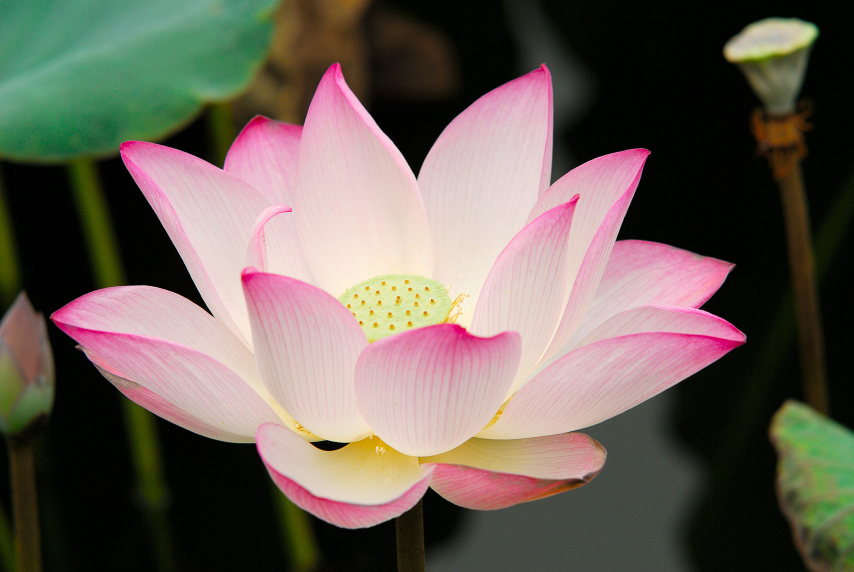
#> input picture 1207070056_Ichsan Nur Rachmad Yusuf/Jawaban Praktikum 7/lotus.jpg, 2560 x 1714 px (shown at 1/3 size)
$ python 'Jawaban Praktek Histogram 1.py'
#> lines starting #> are read from the running program, lines starting #| are printed output that depends on the picture
import cv2
import numpy as np
import matplotlib.pyplot as plt

img = cv2.imread('lotus.jpg')
#> img is the input picture: shape (1714, 2560, 3); mean B, G, R 88.3, 97, 108

rgb_img = cv2.cvtColor(img, cv2.COLOR_BGR2RGB)

kernel = np.ones((3, 5), np.float32) * 0.04
print(kernel)

filtered_img = cv2.filter2D(img, -1, kernel)
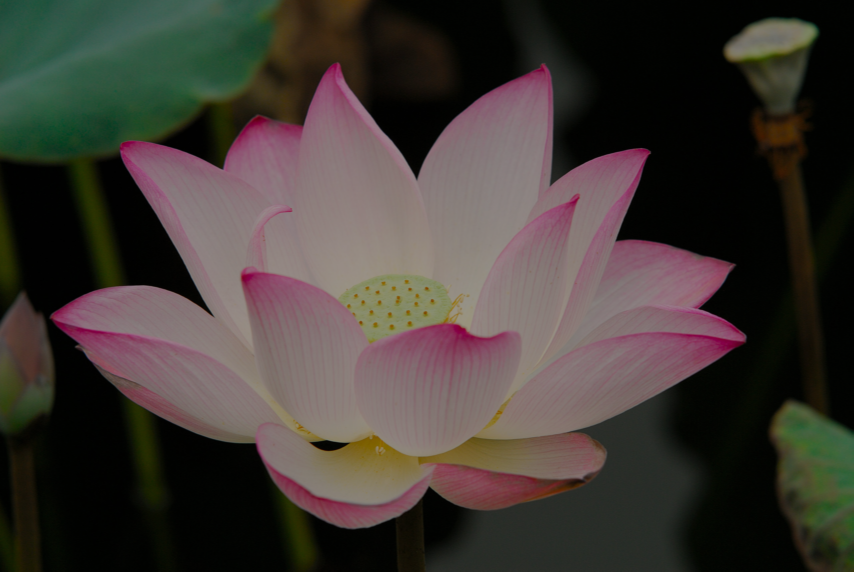
#> filtered_img: shape (1714, 2560, 3) (shown at 1/3 size); mean B, G, R 53, 58.2, 64.8

plt.rcParams["figure.figsize"] = (15, 15)

plt.subplot(221), plt.imshow(rgb_img), plt.title('Original')
plt.xticks([]), plt.yticks([])

hist_img = cv2.calcHist([img], [0], None, [256], [0, 256])
#> hist_img = 256 values, max 478183 at index 0, min 0 at index 244, mean 17140

plt.subplot(222), plt.plot(hist_img, color='r')
plt.title('Histogram Original')
plt.xlim([0, 256])

filtered_rgb_img = cv2.cvtColor(filtered_img, cv2.COLOR_BGR2RGB)

plt.subplot(223), plt.imshow(filtered_rgb_img), plt.title('Averaging')
plt.xticks([]), plt.yticks([])

hist_filtered_img = cv2.calcHist([filtered_img], [0], None, [256], [0, 256])
#> hist_filtered_img = 256 values, max 853914 at index 1, min 0 at index 142, mean 17140

plt.subplot(224), plt.plot(hist_filtered_img, color='r')
plt.title('Histogram Filtered')
plt.xlim([0, 256])

plt.tight_layout()
plt.show()
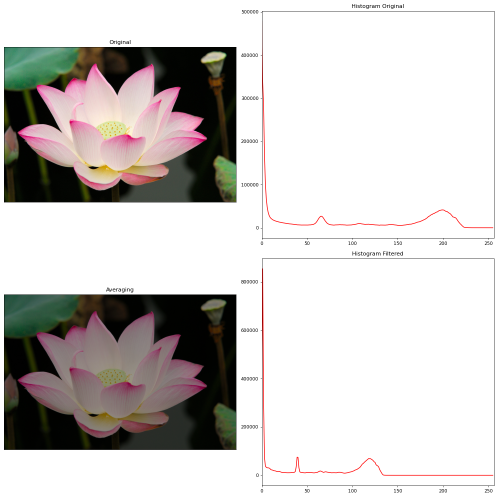
#> figure drawn by matplotlib, 4 panels; panel 2: curve peaks at x = 0, y = 478183; panel 4: curve peaks at x = 1, y = 853914

$ run again, with 1207070056_Ichsan Nur Rachmad Yusuf/Jawaban Praktikum 7/Sawah.jpeg copied over 1207070056_Ichsan Nur Rachmad Yusuf/Jawaban Praktikum 7/lotus.jpg
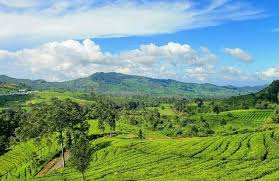
#> input picture 1207070056_Ichsan Nur Rachmad Yusuf/Jawaban Praktikum 7/Sawah.jpeg, 279 x 181 px
#> img is the input picture: shape (181, 279, 3); mean B, G, R 134.9, 160.2, 127.6
#> `filtered_img = cv2.filter2D(img, -1, kernel)`:
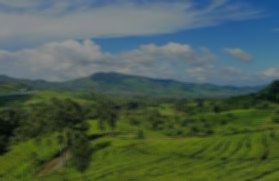
#> filtered_img: shape (181, 279, 3); mean B, G, R 80.9, 96.1, 76.6
#> hist_img = 256 values, max 1327 at index 0, min 1 at index 179, mean 197.3
#> hist_filtered_img = 256 values, max 1791 at index 141, min 0 at index 0, mean 197.3
#> `plt.show()`:
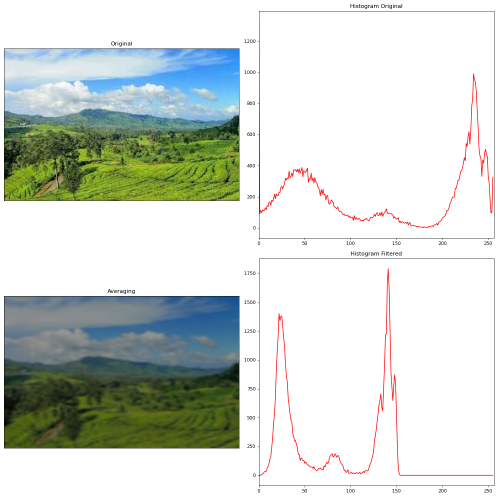
#> figure drawn by matplotlib, 4 panels; panel 2: curve peaks at x = 0, y = 1327; panel 4: curve peaks at x = 141, y = 1791
